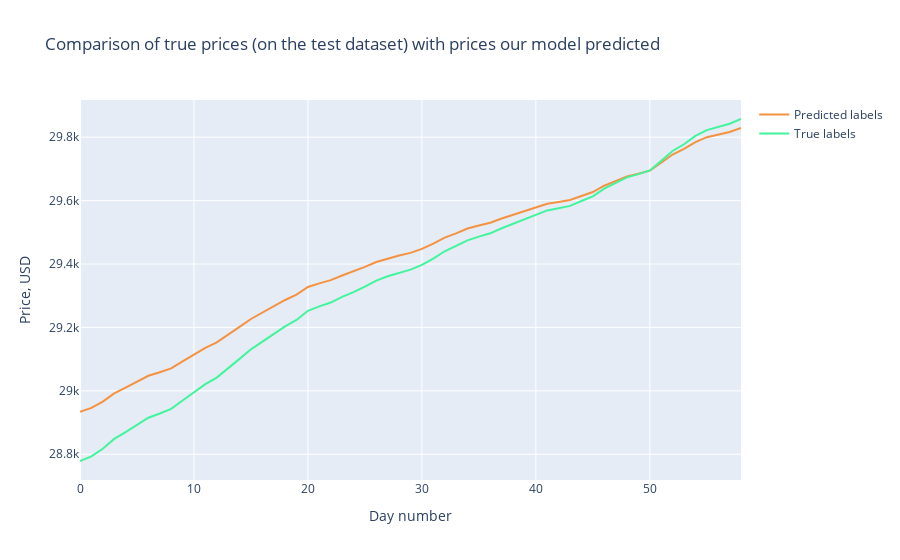

Write notebook code for a chart like this one.
### Markdown cell above
# Prediction Plot

### Code cell
# Create a scatter plot for the predicted labels
trace1 = go.Scatter(
    x = np.arange(0, len(prediction2_inverse), 1), # X-axis: Day numbers (index of each prediction)
    y = prediction2_inverse, # Y-axis: Predicted prices
    mode = 'lines', # Line plot
    name = 'Predicted labels', # Name of the trace
    line = dict(color=('rgb(244, 146, 65)'), width=2) # Line properties: color and width
)

# Create a scatter plot for the true labels
trace2 = go.Scatter(
    x = np.arange(0, len(Y_test2_inverse), 1), # X-axis: Day numbers (index of each true price)
    y = Y_test2_inverse, # Y-axis: True prices
    mode = 'lines', # Line plot
    name = 'True labels', # Name of the trace
    line = dict(color=('rgb(66, 244, 155)'), width=2) # Line properties: color and width
)

# Combine both traces into a list
data = [trace1, trace2]

# Define the layout of the plot
layout = dict(
    title = 'Comparison of true prices (on the test dataset) with prices our model predicted', # Title of the plot
    xaxis = dict(title = 'Day number'), # X-axis title
    yaxis = dict(title = 'Price, USD') # Y-axis title
)

# Combine data and layout into a figure
fig = dict(data=data, layout=layout)

# Plot the figure using plotly
py.iplot(fig, filename='results_demonstrating0')

### Figure 1 — Plotly figure (JSON) as saved in the notebook; plotly's stock layout.template omitted (floating-point values rounded to 4 significant figures)
{"data": [{"line": {"color": "rgb(244, 146, 65)", "width": 2}, "mode": "lines", "name": "Predicted labels", "x": [0, 1, 2, 3, 4, 5, 6, 7, 8, 9, 10, 11, 12, 13, 14, 15, 16, 17, 18, 19, 20, 21, 22, 23, 24, 25, 26, 27, 28, 29, 30, 31, 32, 33, 34, 35, 36, 37, 38, 39, 40, 41, 42, 43, 44, 45, 46, 47, 48, 49, 50, 51, 52, 53, 54, 55, 56, 57, 58], "y": [28930.0, 28950.0, 28970.0, 28990.0, 29010.0, 29030.0, 29050.0, 29060.0, 29070.0, 29090.0, 29110.0, 29140.0, 29150.0, 29180.0, 29200.0, 29230.0, 29250.0, 29270.0, 29290.0, 29300.0, 29330.0, 29340.0, 29350.0, 29360.0, 29380.0, 29390.0, 29410.0, 29420.0, 29430.0, 29440.0, 29450.0, 29460.0, 29480.0, 29500.0, 29510.0, 29520.0, 29530.0, 29540.0, 29560.0, 29570.0, 29580.0, 29590.0, 29600.0, 29600.0, 29610.0, 29630.0, 29650.0, 29660.0, 29680.0, 29690.0, 29690.0, 29720.0, 29750.0, 29760.0, 29780.0, 29800.0, 29810.0, 29820.0, 29830.0], "type": "scatter"}, {"line": {"color": "rgb(66, 244, 155)", "width": 2}, "mode": "lines", "name": "True labels", "x": [0, 1, 2, 3, 4, 5, 6, 7, 8, 9, 10, 11, 12, 13, 14, 15, 16, 17, 18, 19, 20, 21, 22, 23, 24, 25, 26, 27, 28, 29, 30, 31, 32, 33, 34, 35, 36, 37, 38, 39, 40, 41, 42, 43, 44, 45, 46, 47, 48, 49, 50, 51, 52, 53, 54, 55, 56, 57, 58], "y": [28780.0, 28790.0, 28820.0, 28850.0, 28870.0, 28890.0, 28920.0, 28930.0, 28940.0, 28970.0, 28990.0, 29020.0, 29040.0, 29070.0, 29100.0, 29130.0, 29160.0, 29180.0, 29200.0, 29220.0, 29250.0, 29270.0, 29280.0, 29300.0, 29310.0, 29330.0, 29350.0, 29360.0, 29370.0, 29380.0, 29400.0, 29420.0, 29440.0, 29460.0, 29470.0, 29490.0, 29500.0, 29510.0, 29530.0, 29540.0, 29550.0, 29570.0, 29580.0, 29580.0, 29600.0, 29610.0, 29640.0, 29660.0, 29670.0, 29680.0, 29700.0, 29730.0, 29760.0, 29780.0, 29800.0, 29820.0, 29830.0, 29840.0, 29860.0], "type": "scatter"}], "layout": {"title": {"text": "Comparison of true prices (on the test dataset) with prices our model predicted"}, "xaxis": {"title": {"text": "Day number"}}, "yaxis": {"title": {"text": "Price, USD"}}}}
